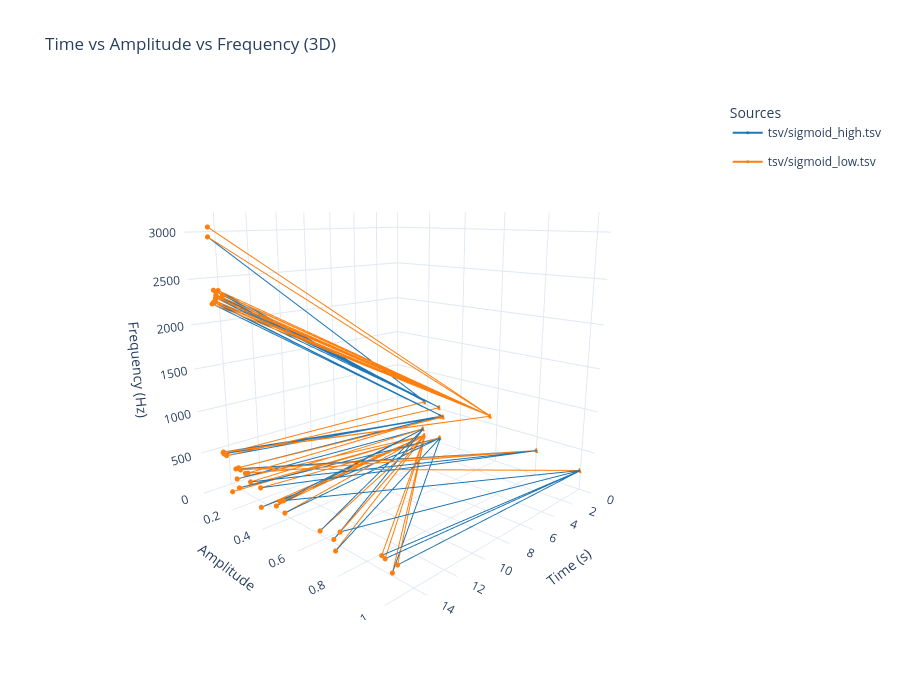

The notebook cell saved with this chart:
### Markdown cell above
### 3D (time domain): event segments TSV

This section extends the 2D event view into 3D by adding an amplitude dimension.

- **TSV schema**: `time_start`, `time_stop`, `amp_min`, `amp_max`, `freq_start`, `freq_stop`

### Code cell
from py_scripts.multiplotter import plot_combined_3d

# 3D visualization for event TSVs (time, amplitude, frequency).
# Expected columns: 'time_start', 'time_stop', 'amp_min', 'amp_max', 'freq_start', 'freq_stop'

plot_combined_3d(files=['tsv/sigmoid_high.tsv', 'tsv/sigmoid_low.tsv'])

# Sample usage:
# plot_combined_3d(files=['tsv/file1.tsv', 'tsv/file2.tsv'])
# plot_combined_3d(dfs=[df1, df2], df_labels=['DataFrame1', 'DataFrame2'])

### Figure 1 — Plotly figure (JSON) as saved in the notebook; plotly's stock layout.template omitted (floating-point values rounded to 4 significant figures)
{"data": [{"legendgroup": "tsv/sigmoid_high.tsv", "line": {"color": "#1f77b4", "width": 2}, "marker": {"color": "#1f77b4", "size": 3}, "mode": "lines+markers", "name": "tsv/sigmoid_high.tsv", "showlegend": true, "type": "scatter3d", "x": [0, 15], "y": [0.185, 0.1276], "z": [31.25, 97.37]}, {"legendgroup": "tsv/sigmoid_high.tsv", "line": {"color": "#1f77b4", "width": 2}, "marker": {"color": "#1f77b4", "size": 3}, "mode": "lines+markers", "name": "tsv/sigmoid_high.tsv", "showlegend": false, "type": "scatter3d", "x": [0, 15], "y": [0.2831, 0.7301], "z": [75, 105.3]}, {"legendgroup": "tsv/sigmoid_high.tsv", "line": {"color": "#1f77b4", "width": 2}, "marker": {"color": "#1f77b4", "size": 3}, "mode": "lines+markers", "name": "tsv/sigmoid_high.tsv", "showlegend": false, "type": "scatter3d", "x": [0, 15], "y": [0.2831, 0.3204], "z": [75, 110.5]}, {"legendgroup": "tsv/sigmoid_high.tsv", "line": {"color": "#1f77b4", "width": 2}, "marker": {"color": "#1f77b4", "size": 3}, "mode": "lines+markers", "name": "tsv/sigmoid_high.tsv", "showlegend": false, "type": "scatter3d", "x": [0, 15], "y": [0.2831, 0.1786], "z": [75, 194.7]}, {"legendgroup": "tsv/sigmoid_high.tsv", "line": {"color": "#1f77b4", "width": 2}, "marker": {"color": "#1f77b4", "size": 3}, "mode": "lines+markers", "name": "tsv/sigmoid_high.tsv", "showlegend": false, "type": "scatter3d", "x": [0, 15], "y": [0.2831, 0.4651], "z": [75, 202.6]}, {"legendgroup": "tsv/sigmoid_high.tsv", "line": {"color": "#1f77b4", "width": 2}, "marker": {"color": "#1f77b4", "size": 3}, "mode": "lines+markers", "name": "tsv/sigmoid_high.tsv", "showlegend": false, "type": "scatter3d", "x": [0, 15], "y": [0.2831, 0.9797], "z": [75, 210.5]}, {"legendgroup": "tsv/sigmoid_high.tsv", "line": {"color": "#1f77b4", "width": 2}, "marker": {"color": "#1f77b4", "size": 3}, "mode": "lines+markers", "name": "tsv/sigmoid_high.tsv", "showlegend": false, "type": "scatter3d", "x": [0, 15], "y": [0.1758, 0.7229], "z": [127.5, 215.8]}, {"legendgroup": "tsv/sigmoid_high.tsv", "line": {"color": "#1f77b4", "width": 2}, "marker": {"color": "#1f77b4", "size": 3}, "mode": "lines+markers", "name": "tsv/sigmoid_high.tsv", "showlegend": false, "type": "scatter3d", "x": [0, 15], "y": [0.1758, 0.6551], "z": [127.5, 223.7]}, {"legendgroup": "tsv/sigmoid_high.tsv", "line": {"color": "#1f77b4", "width": 2}, "marker": {"color": "#1f77b4", "size": 3}, "mode": "lines+markers", "name": "tsv/sigmoid_high.tsv", "showlegend": false, "type": "scatter3d", "x": [0, 15], "y": [0.1758, 0.4158], "z": [127.5, 228.9]}, {"legendgroup": "tsv/sigmoid_high.tsv", "line": {"color": "#1f77b4", "width": 2}, "marker": {"color": "#1f77b4", "size": 3}, "mode": "lines+markers", "name": "tsv/sigmoid_high.tsv", "showlegend": false, "type": "scatter3d", "x": [0, 15], "y": [0.1758, 0.1668], "z": [127.5, 292.1]}, {"legendgroup": "tsv/sigmoid_high.tsv", "line": {"color": "#1f77b4", "width": 2}, "marker": {"color": "#1f77b4", "size": 3}, "mode": "lines+markers", "name": "tsv/sigmoid_high.tsv", "showlegend": false, "type": "scatter3d", "x": [0, 15], "y": [0.1758, 0.4394], "z": [127.5, 300]}, {"legendgroup": "tsv/sigmoid_high.tsv", "line": {"color": "#1f77b4", "width": 2}, "marker": {"color": "#1f77b4", "size": 3}, "mode": "lines+markers", "name": "tsv/sigmoid_high.tsv", "showlegend": false, "type": "scatter3d", "x": [0, 15], "y": [1, 0.9506], "z": [238.8, 307.9]}, {"legendgroup": "tsv/sigmoid_high.tsv", "line": {"color": "#1f77b4", "width": 2}, "marker": {"color": "#1f77b4", "size": 3}, "mode": "lines+markers", "name": "tsv/sigmoid_high.tsv", "showlegend": false, "type": "scatter3d", "x": [0, 15], "y": [1, 1], "z": [238.8, 313.2]}, {"legendgroup": "tsv/sigmoid_high.tsv", "line": {"color": "#1f77b4", "width": 2}, "marker": {"color": "#1f77b4", "size": 3}, "mode": "lines+markers", "name": "tsv/sigmoid_high.tsv", "showlegend": false, "type": "scatter3d", "x": [0, 15], "y": [1, 0.9367], "z": [238.8, 321.1]}, {"legendgroup": "tsv/sigmoid_high.tsv", "line": {"color": "#1f77b4", "width": 2}, "marker": {"color": "#1f77b4", "size": 3}, "mode": "lines+markers", "name": "tsv/sigmoid_high.tsv", "showlegend": false, "type": "scatter3d", "x": [0, 15], "y": [1, 0.754], "z": [238.8, 328.9]}, {"legendgroup": "tsv/sigmoid_high.tsv", "line": {"color": "#1f77b4", "width": 2}, "marker": {"color": "#1f77b4", "size": 3}, "mode": "lines+markers", "name": "tsv/sigmoid_high.tsv", "showlegend": false, "type": "scatter3d", "x": [0, 15], "y": [1, 0.4599], "z": [238.8, 334.2]}, {"legendgroup": "tsv/sigmoid_high.tsv", "line": {"color": "#1f77b4", "width": 2}, "marker": {"color": "#1f77b4", "size": 3}, "mode": "lines+markers", "name": "tsv/sigmoid_high.tsv", "showlegend": false, "type": "scatter3d", "x": [0, 15], "y": [0.803, 0.3228], "z": [321.2, 339.5]}, {"legendgroup": "tsv/sigmoid_high.tsv", "line": {"color": "#1f77b4", "width": 2}, "marker": {"color": "#1f77b4", "size": 3}, "mode": "lines+markers", "name": "tsv/sigmoid_high.tsv", "showlegend": false, "type": "scatter3d", "x": [0, 15], "y": [0.803, 0.2584], "z": [321.2, 344.7]}, {"legendgroup": "tsv/sigmoid_high.tsv", "line": {"color": "#1f77b4", "width": 2}, "marker": {"color": "#1f77b4", "size": 3}, "mode": "lines+markers", "name": "tsv/sigmoid_high.tsv", "showlegend": false, "type": "scatter3d", "x": [0, 15], "y": [0.803, 0.1615], "z": [321.2, 407.9]}, {"legendgroup": "tsv/sigmoid_high.tsv", "line": {"color": "#1f77b4", "width": 2}, "marker": {"color": "#1f77b4", "size": 3}, "mode": "lines+markers", "name": "tsv/sigmoid_high.tsv", "showlegend": false, "type": "scatter3d", "x": [0, 15], "y": [0.803, 0.227], "z": [321.2, 415.8]}, {"legendgroup": "tsv/sigmoid_high.tsv", "line": {"color": "#1f77b4", "width": 2}, "marker": {"color": "#1f77b4", "size": 3}, "mode": "lines+markers", "name": "tsv/sigmoid_high.tsv", "showlegend": false, "type": "scatter3d", "x": [0, 15], "y": [0.803, 0.1941], "z": [321.2, 426.3]}, {"legendgroup": "tsv/sigmoid_high.tsv", "line": {"color": "#1f77b4", "width": 2}, "marker": {"color": "#1f77b4", "size": 3}, "mode": "lines+markers", "name": "tsv/sigmoid_high.tsv", "showlegend": false, "type": "scatter3d", "x": [0, 15], "y": [0.2814, 0.2443], "z": [393.8, 434.2]}, {"legendgroup": "tsv/sigmoid_high.tsv", "line": {"color": "#1f77b4", "width": 2}, "marker": {"color": "#1f77b4", "size": 3}, "mode": "lines+markers", "name": "tsv/sigmoid_high.tsv", "showlegend": false, "type": "scatter3d", "x": [0, 15], "y": [0.2814, 0.1813], "z": [393.8, 439.5]}, {"legendgroup": "tsv/sigmoid_high.tsv", "line": {"color": "#1f77b4", "width": 2}, "marker": {"color": "#1f77b4", "size": 3}, "mode": "lines+markers", "name": "tsv/sigmoid_high.tsv", "showlegend": false, "type": "scatter3d", "x": [0, 15], "y": [0.2814, 0.1005], "z": [393.8, 513.2]}, {"legendgroup": "tsv/sigmoid_high.tsv", "line": {"color": "#1f77b4", "width": 2}, "marker": {"color": "#1f77b4", "size": 3}, "mode": "lines+markers", "name": "tsv/sigmoid_high.tsv", "showlegend": false, "type": "scatter3d", "x": [0, 15], "y": [0.2814, 0.08304], "z": [393.8, 518.4]}, {"legendgroup": "tsv/sigmoid_high.tsv", "line": {"color": "#1f77b4", "width": 2}, "marker": {"color": "#1f77b4", "size": 3}, "mode": "lines+markers", "name": "tsv/sigmoid_high.tsv", "showlegend": false, "type": "scatter3d", "x": [0, 15], "y": [0.3005, 0.07603], "z": [398.8, 528.9]}, {"legendgroup": "tsv/sigmoid_high.tsv", "line": {"color": "#1f77b4", "width": 2}, "marker": {"color": "#1f77b4", "size": 3}, "mode": "lines+markers", "name": "tsv/sigmoid_high.tsv", "showlegend": false, "type": "scatter3d", "x": [0, 15], "y": [0.3005, 0.07945], "z": [398.8, 539.5]}, {"legendgroup": "tsv/sigmoid_high.tsv", "line": {"color": "#1f77b4", "width": 2}, "marker": {"color": "#1f77b4", "size": 3}, "mode": "lines+markers", "name": "tsv/sigmoid_high.tsv", "showlegend": false, "type": "scatter3d", "x": [0, 15], "y": [0.3005, 0.06912], "z": [398.8, 2239.0]}, {"legendgroup": "tsv/sigmoid_high.tsv", "line": {"color": "#1f77b4", "width": 2}, "marker": {"color": "#1f77b4", "size": 3}, "mode": "lines+markers", "name": "tsv/sigmoid_high.tsv", "showlegend": false, "type": "scatter3d", "x": [0, 15], "y": [0.3005, 0.08505], "z": [398.8, 2258.0]}, {"legendgroup": "tsv/sigmoid_high.tsv", "line": {"color": "#1f77b4", "width": 2}, "marker": {"color": "#1f77b4", "size": 3}, "mode": "lines+markers", "name": "tsv/sigmoid_high.tsv", "showlegend": false, "type": "scatter3d", "x": [0, 15], "y": [0.3005, 0.08249], "z": [398.8, 2266.0]}, {"legendgroup": "tsv/sigmoid_high.tsv", "line": {"color": "#1f77b4", "width": 2}, "marker": {"color": "#1f77b4", "size": 3}, "mode": "lines+markers", "name": "tsv/sigmoid_high.tsv", "showlegend": false, "type": "scatter3d", "x": [0, 15], "y": [0.2761, 0.09542], "z": [518.8, 2279.0]}, {"legendgroup": "tsv/sigmoid_high.tsv", "line": {"color": "#1f77b4", "width": 2}, "marker": {"color": "#1f77b4", "size": 3}, "mode": "lines+markers", "name": "tsv/sigmoid_high.tsv", "showlegend": false, "type": "scatter3d", "x": [0, 15], "y": [0.2761, 0.0959], "z": [518.8, 2313.0]}, {"legendgroup": "tsv/sigmoid_high.tsv", "line": {"color": "#1f77b4", "width": 2}, "marker": {"color": "#1f77b4", "size": 3}, "mode": "lines+markers", "name": "tsv/sigmoid_high.tsv", "showlegend": false, "type": "scatter3d", "x": [0, 15], "y": [0.2761, 0.1073], "z": [518.8, 2324.0]}, {"legendgroup": "tsv/sigmoid_high.tsv", "line": {"color": "#1f77b4", "width": 2}, "marker": {"color": "#1f77b4", "size": 3}, "mode": "lines+markers", "name": "tsv/sigmoid_high.tsv", "showlegend": false, "type": "scatter3d", "x": [0, 15], "y": [0.2761, 0.1419], "z": [518.8, 2332.0]}, {"legendgroup": "tsv/sigmoid_high.tsv", "line": {"color": "#1f77b4", "width": 2}, "marker": {"color": "#1f77b4", "size": 3}, "mode": "lines+markers", "name": "tsv/sigmoid_high.tsv", "showlegend": false, "type": "scatter3d", "x": [0, 15], "y": [0.2761, 0.09939], "z": [518.8, 2345.0]}, {"legendgroup": "tsv/sigmoid_high.tsv", "line": {"color": "#1f77b4", "width": 2}, "marker": {"color": "#1f77b4", "size": 3}, "mode": "lines+markers", "name": "tsv/sigmoid_high.tsv", "showlegend": false, "type": "scatter3d", "x": [0, 15], "y": [0.1844, 0.1442], "z": [546.2, 2361.0]}, {"legendgroup": "tsv/sigmoid_high.tsv", "line": {"color": "#1f77b4", "width": 2}, "marker": {"color": "#1f77b4", "size": 3}, "mode": "lines+markers", "name": "tsv/sigmoid_high.tsv", "showlegend": false, "type": "scatter3d", "x": [0, 15], "y": [0.1844, 0.1022], "z": [546.2, 2382.0]}, {"legendgroup": "tsv/sigmoid_high.tsv", "line": {"color": "#1f77b4", "width": 2}, "marker": {"color": "#1f77b4", "size": 3}, "mode": "lines+markers", "name": "tsv/sigmoid_high.tsv", "showlegend": false, "type": "scatter3d", "x": [0, 15], "y": [0.1844, 0.08533], "z": [546.2, 2392.0]}, {"legendgroup": "tsv/sigmoid_high.tsv", "line": {"color": "#1f77b4", "width": 2}, "marker": {"color": "#1f77b4", "size": 3}, "mode": "lines+markers", "name": "tsv/sigmoid_high.tsv", "showlegend": false, "type": "scatter3d", "x": [0, 15], "y": [0.1844, 0.1179], "z": [546.2, 2397.0]}, {"legendgroup": "tsv/sigmoid_high.tsv", "line": {"color": "#1f77b4", "width": 2}, "marker": {"color": "#1f77b4", "size": 3}, "mode": "lines+markers", "name": "tsv/sigmoid_high.tsv", "showlegend": false, "type": "scatter3d", "x": [0, 15], "y": [0.1844, 0.06906], "z": [546.2, 2953.0]}, {"legendgroup": "tsv/sigmoid_high.tsv", "line": {"color": "#1f77b4", "width": 2}, "marker": {"color": "#1f77b4", "size": 3}, "mode": "lines+markers", "name": "tsv/sigmoid_high.tsv", "showlegend": false, "type": "scatter3d", "x": [0, 15], "y": [0.5658, 0.07315], "z": [600, 3055.0]}, {"legendgroup": "tsv/sigmoid_low.tsv", "line": {"color": "#ff7f0e", "width": 2}, "marker": {"color": "#ff7f0e", "size": 3}, "mode": "lines+markers", "name": "tsv/sigmoid_low.tsv", "showlegend": true, "type": "scatter3d", "x": [0, 15], "y": [0.185, 0.1276], "z": [31.25, 97.37]}, {"legendgroup": "tsv/sigmoid_low.tsv", "line": {"color": "#ff7f0e", "width": 2}, "marker": {"color": "#ff7f0e", "size": 3}, "mode": "lines+markers", "name": "tsv/sigmoid_low.tsv", "showlegend": false, "type": "scatter3d", "x": [0, 15], "y": [0.185, 0.7301], "z": [31.25, 105.3]}, {"legendgroup": "tsv/sigmoid_low.tsv", "line": {"color": "#ff7f0e", "width": 2}, "marker": {"color": "#ff7f0e", "size": 3}, "mode": "lines+markers", "name": "tsv/sigmoid_low.tsv", "showlegend": false, "type": "scatter3d", "x": [0, 15], "y": [0.185, 0.3204], "z": [31.25, 110.5]}, {"legendgroup": "tsv/sigmoid_low.tsv", "line": {"color": "#ff7f0e", "width": 2}, "marker": {"color": "#ff7f0e", "size": 3}, "mode": "lines+markers", "name": "tsv/sigmoid_low.tsv", "showlegend": false, "type": "scatter3d", "x": [0, 15], "y": [0.185, 0.1786], "z": [31.25, 194.7]}, {"legendgroup": "tsv/sigmoid_low.tsv", "line": {"color": "#ff7f0e", "width": 2}, "marker": {"color": "#ff7f0e", "size": 3}, "mode": "lines+markers", "name": "tsv/sigmoid_low.tsv", "showlegend": false, "type": "scatter3d", "x": [0, 15], "y": [0.185, 0.4651], "z": [31.25, 202.6]}, {"legendgroup": "tsv/sigmoid_low.tsv", "line": {"color": "#ff7f0e", "width": 2}, "marker": {"color": "#ff7f0e", "size": 3}, "mode": "lines+markers", "name": "tsv/sigmoid_low.tsv", "showlegend": false, "type": "scatter3d", "x": [0, 15], "y": [0.185, 0.9797], "z": [31.25, 210.5]}, {"legendgroup": "tsv/sigmoid_low.tsv", "line": {"color": "#ff7f0e", "width": 2}, "marker": {"color": "#ff7f0e", "size": 3}, "mode": "lines+markers", "name": "tsv/sigmoid_low.tsv", "showlegend": false, "type": "scatter3d", "x": [0, 15], "y": [0.185, 0.7229], "z": [31.25, 215.8]}, {"legendgroup": "tsv/sigmoid_low.tsv", "line": {"color": "#ff7f0e", "width": 2}, "marker": {"color": "#ff7f0e", "size": 3}, "mode": "lines+markers", "name": "tsv/sigmoid_low.tsv", "showlegend": false, "type": "scatter3d", "x": [0, 15], "y": [0.185, 0.6551], "z": [31.25, 223.7]}, {"legendgroup": "tsv/sigmoid_low.tsv", "line": {"color": "#ff7f0e", "width": 2}, "marker": {"color": "#ff7f0e", "size": 3}, "mode": "lines+markers", "name": "tsv/sigmoid_low.tsv", "showlegend": false, "type": "scatter3d", "x": [0, 15], "y": [0.185, 0.4158], "z": [31.25, 228.9]}, {"legendgroup": "tsv/sigmoid_low.tsv", "line": {"color": "#ff7f0e", "width": 2}, "marker": {"color": "#ff7f0e", "size": 3}, "mode": "lines+markers", "name": "tsv/sigmoid_low.tsv", "showlegend": false, "type": "scatter3d", "x": [0, 15], "y": [0.185, 0.1668], "z": [31.25, 292.1]}, {"legendgroup": "tsv/sigmoid_low.tsv", "line": {"color": "#ff7f0e", "width": 2}, "marker": {"color": "#ff7f0e", "size": 3}, "mode": "lines+markers", "name": "tsv/sigmoid_low.tsv", "showlegend": false, "type": "scatter3d", "x": [0, 15], "y": [0.185, 0.4394], "z": [31.25, 300]}, {"legendgroup": "tsv/sigmoid_low.tsv", "line": {"color": "#ff7f0e", "width": 2}, "marker": {"color": "#ff7f0e", "size": 3}, "mode": "lines+markers", "name": "tsv/sigmoid_low.tsv", "showlegend": false, "type": "scatter3d", "x": [0, 15], "y": [0.185, 0.9506], "z": [31.25, 307.9]}, {"legendgroup": "tsv/sigmoid_low.tsv", "line": {"color": "#ff7f0e", "width": 2}, "marker": {"color": "#ff7f0e", "size": 3}, "mode": "lines+markers", "name": "tsv/sigmoid_low.tsv", "showlegend": false, "type": "scatter3d", "x": [0, 15], "y": [0.185, 1], "z": [31.25, 313.2]}, {"legendgroup": "tsv/sigmoid_low.tsv", "line": {"color": "#ff7f0e", "width": 2}, "marker": {"color": "#ff7f0e", "size": 3}, "mode": "lines+markers", "name": "tsv/sigmoid_low.tsv", "showlegend": false, "type": "scatter3d", "x": [0, 15], "y": [0.185, 0.9367], "z": [31.25, 321.1]}, {"legendgroup": "tsv/sigmoid_low.tsv", "line": {"color": "#ff7f0e", "width": 2}, "marker": {"color": "#ff7f0e", "size": 3}, "mode": "lines+markers", "name": "tsv/sigmoid_low.tsv", "showlegend": false, "type": "scatter3d", "x": [0, 15], "y": [0.185, 0.754], "z": [31.25, 328.9]}, {"legendgroup": "tsv/sigmoid_low.tsv", "line": {"color": "#ff7f0e", "width": 2}, "marker": {"color": "#ff7f0e", "size": 3}, "mode": "lines+markers", "name": "tsv/sigmoid_low.tsv", "showlegend": false, "type": "scatter3d", "x": [0, 15], "y": [0.185, 0.4599], "z": [31.25, 334.2]}, {"legendgroup": "tsv/sigmoid_low.tsv", "line": {"color": "#ff7f0e", "width": 2}, "marker": {"color": "#ff7f0e", "size": 3}, "mode": "lines+markers", "name": "tsv/sigmoid_low.tsv", "showlegend": false, "type": "scatter3d", "x": [0, 15], "y": [0.2831, 0.3228], "z": [75, 339.5]}, {"legendgroup": "tsv/sigmoid_low.tsv", "line": {"color": "#ff7f0e", "width": 2}, "marker": {"color": "#ff7f0e", "size": 3}, "mode": "lines+markers", "name": "tsv/sigmoid_low.tsv", "showlegend": false, "type": "scatter3d", "x": [0, 15], "y": [0.1758, 0.2584], "z": [127.5, 344.7]}, {"legendgroup": "tsv/sigmoid_low.tsv", "line": {"color": "#ff7f0e", "width": 2}, "marker": {"color": "#ff7f0e", "size": 3}, "mode": "lines+markers", "name": "tsv/sigmoid_low.tsv", "showlegend": false, "type": "scatter3d", "x": [0, 15], "y": [1, 0.1615], "z": [238.8, 407.9]}, {"legendgroup": "tsv/sigmoid_low.tsv", "line": {"color": "#ff7f0e", "width": 2}, "marker": {"color": "#ff7f0e", "size": 3}, "mode": "lines+markers", "name": "tsv/sigmoid_low.tsv", "showlegend": false, "type": "scatter3d", "x": [0, 15], "y": [0.803, 0.227], "z": [321.2, 415.8]}, {"legendgroup": "tsv/sigmoid_low.tsv", "line": {"color": "#ff7f0e", "width": 2}, "marker": {"color": "#ff7f0e", "size": 3}, "mode": "lines+markers", "name": "tsv/sigmoid_low.tsv", "showlegend": false, "type": "scatter3d", "x": [0, 15], "y": [0.803, 0.1941], "z": [321.2, 426.3]}, {"legendgroup": "tsv/sigmoid_low.tsv", "line": {"color": "#ff7f0e", "width": 2}, "marker": {"color": "#ff7f0e", "size": 3}, "mode": "lines+markers", "name": "tsv/sigmoid_low.tsv", "showlegend": false, "type": "scatter3d", "x": [0, 15], "y": [0.2814, 0.2443], "z": [393.8, 434.2]}, {"legendgroup": "tsv/sigmoid_low.tsv", "line": {"color": "#ff7f0e", "width": 2}, "marker": {"color": "#ff7f0e", "size": 3}, "mode": "lines+markers", "name": "tsv/sigmoid_low.tsv", "showlegend": false, "type": "scatter3d", "x": [0, 15], "y": [0.3005, 0.1813], "z": [398.8, 439.5]}, {"legendgroup": "tsv/sigmoid_low.tsv", "line": {"color": "#ff7f0e", "width": 2}, "marker": {"color": "#ff7f0e", "size": 3}, "mode": "lines+markers", "name": "tsv/sigmoid_low.tsv", "showlegend": false, "type": "scatter3d", "x": [0, 15], "y": [0.2761, 0.1005], "z": [518.8, 513.2]}, {"legendgroup": "tsv/sigmoid_low.tsv", "line": {"color": "#ff7f0e", "width": 2}, "marker": {"color": "#ff7f0e", "size": 3}, "mode": "lines+markers", "name": "tsv/sigmoid_low.tsv", "showlegend": false, "type": "scatter3d", "x": [0, 15], "y": [0.1844, 0.08304], "z": [546.2, 518.4]}, {"legendgroup": "tsv/sigmoid_low.tsv", "line": {"color": "#ff7f0e", "width": 2}, "marker": {"color": "#ff7f0e", "size": 3}, "mode": "lines+markers", "name": "tsv/sigmoid_low.tsv", "showlegend": false, "type": "scatter3d", "x": [0, 15], "y": [0.5658, 0.07603], "z": [600, 528.9]}, {"legendgroup": "tsv/sigmoid_low.tsv", "line": {"color": "#ff7f0e", "width": 2}, "marker": {"color": "#ff7f0e", "size": 3}, "mode": "lines+markers", "name": "tsv/sigmoid_low.tsv", "showlegend": false, "type": "scatter3d", "x": [0, 15], "y": [0.5658, 0.07945], "z": [600, 539.5]}, {"legendgroup": "tsv/sigmoid_low.tsv", "line": {"color": "#ff7f0e", "width": 2}, "marker": {"color": "#ff7f0e", "size": 3}, "mode": "lines+markers", "name": "tsv/sigmoid_low.tsv", "showlegend": false, "type": "scatter3d", "x": [0, 15], "y": [0.5658, 0.06912], "z": [600, 2239.0]}, {"legendgroup": "tsv/sigmoid_low.tsv", "line": {"color": "#ff7f0e", "width": 2}, "marker": {"color": "#ff7f0e", "size": 3}, "mode": "lines+markers", "name": "tsv/sigmoid_low.tsv", "showlegend": false, "type": "scatter3d", "x": [0, 15], "y": [0.5658, 0.08505], "z": [600, 2258.0]}, {"legendgroup": "tsv/sigmoid_low.tsv", "line": {"color": "#ff7f0e", "width": 2}, "marker": {"color": "#ff7f0e", "size": 3}, "mode": "lines+markers", "name": "tsv/sigmoid_low.tsv", "showlegend": false, "type": "scatter3d", "x": [0, 15], "y": [0.5658, 0.08249], "z": [600, 2266.0]}, {"legendgroup": "tsv/sigmoid_low.tsv", "line": {"color": "#ff7f0e", "width": 2}, "marker": {"color": "#ff7f0e", "size": 3}, "mode": "lines+markers", "name": "tsv/sigmoid_low.tsv", "showlegend": false, "type": "scatter3d", "x": [0, 15], "y": [0.5658, 0.09542], "z": [600, 2279.0]}, {"legendgroup": "tsv/sigmoid_low.tsv", "line": {"color": "#ff7f0e", "width": 2}, "marker": {"color": "#ff7f0e", "size": 3}, "mode": "lines+markers", "name": "tsv/sigmoid_low.tsv", "showlegend": false, "type": "scatter3d", "x": [0, 15], "y": [0.5658, 0.0959], "z": [600, 2313.0]}, {"legendgroup": "tsv/sigmoid_low.tsv", "line": {"color": "#ff7f0e", "width": 2}, "marker": {"color": "#ff7f0e", "size": 3}, "mode": "lines+markers", "name": "tsv/sigmoid_low.tsv", "showlegend": false, "type": "scatter3d", "x": [0, 15], "y": [0.5658, 0.1073], "z": [600, 2324.0]}, {"legendgroup": "tsv/sigmoid_low.tsv", "line": {"color": "#ff7f0e", "width": 2}, "marker": {"color": "#ff7f0e", "size": 3}, "mode": "lines+markers", "name": "tsv/sigmoid_low.tsv", "showlegend": false, "type": "scatter3d", "x": [0, 15], "y": [0.5658, 0.1419], "z": [600, 2332.0]}, {"legendgroup": "tsv/sigmoid_low.tsv", "line": {"color": "#ff7f0e", "width": 2}, "marker": {"color": "#ff7f0e", "size": 3}, "mode": "lines+markers", "name": "tsv/sigmoid_low.tsv", "showlegend": false, "type": "scatter3d", "x": [0, 15], "y": [0.5658, 0.09939], "z": [600, 2345.0]}, {"legendgroup": "tsv/sigmoid_low.tsv", "line": {"color": "#ff7f0e", "width": 2}, "marker": {"color": "#ff7f0e", "size": 3}, "mode": "lines+markers", "name": "tsv/sigmoid_low.tsv", "showlegend": false, "type": "scatter3d", "x": [0, 15], "y": [0.5658, 0.1442], "z": [600, 2361.0]}, {"legendgroup": "tsv/sigmoid_low.tsv", "line": {"color": "#ff7f0e", "width": 2}, "marker": {"color": "#ff7f0e", "size": 3}, "mode": "lines+markers", "name": "tsv/sigmoid_low.tsv", "showlegend": false, "type": "scatter3d", "x": [0, 15], "y": [0.5658, 0.1022], "z": [600, 2382.0]}, {"legendgroup": "tsv/sigmoid_low.tsv", "line": {"color": "#ff7f0e", "width": 2}, "marker": {"color": "#ff7f0e", "size": 3}, "mode": "lines+markers", "name": "tsv/sigmoid_low.tsv", "showlegend": false, "type": "scatter3d", "x": [0, 15], "y": [0.5658, 0.08533], "z": [600, 2392.0]}, {"legendgroup": "tsv/sigmoid_low.tsv", "line": {"color": "#ff7f0e", "width": 2}, "marker": {"color": "#ff7f0e", "size": 3}, "mode": "lines+markers", "name": "tsv/sigmoid_low.tsv", "showlegend": false, "type": "scatter3d", "x": [0, 15], "y": [0.5658, 0.1179], "z": [600, 2397.0]}, {"legendgroup": "tsv/sigmoid_low.tsv", "line": {"color": "#ff7f0e", "width": 2}, "marker": {"color": "#ff7f0e", "size": 3}, "mode": "lines+markers", "name": "tsv/sigmoid_low.tsv", "showlegend": false, "type": "scatter3d", "x": [0, 15], "y": [0.5658, 0.06906], "z": [600, 2953.0]}, {"legendgroup": "tsv/sigmoid_low.tsv", "line": {"color": "#ff7f0e", "width": 2}, "marker": {"color": "#ff7f0e", "size": 3}, "mode": "lines+markers", "name": "tsv/sigmoid_low.tsv", "showlegend": false, "type": "scatter3d", "x": [0, 15], "y": [0.5658, 0.07315], "z": [600, 3055.0]}], "layout": {"height": 700, "legend": {"title": {"text": "Sources"}}, "scene": {"camera": {"center": {"x": 0, "y": 0, "z": 0}, "eye": {"x": 1.5, "y": 1.5, "z": 0.5}, "up": {"x": 0, "y": 0, "z": 1}}, "xaxis": {"range": [0, 15.75], "title": {"text": "Time (s)"}}, "yaxis": {"range": [0, 1.05], "title": {"text": "Amplitude"}}, "zaxis": {"range": [0, 3208.0], "title": {"text": "Frequency (Hz)"}}}, "showlegend": true, "title": {"text": "Time vs Amplitude vs Frequency (3D)"}, "width": 900}}
